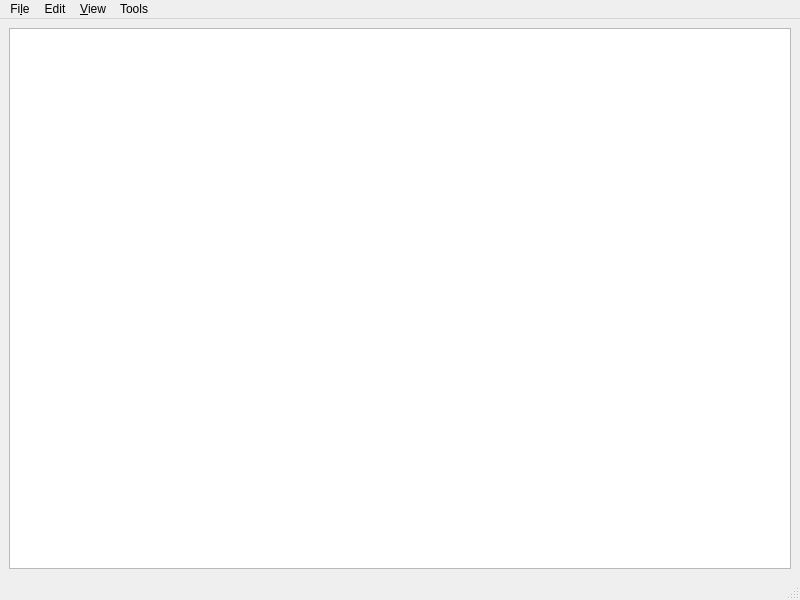
<?xml version="1.0" encoding="UTF-8"?>
<ui version="4.0">
 <class>MainWindow</class>
 <widget class="QMainWindow" name="MainWindow">
  <property name="geometry">
   <rect>
    <x>0</x>
    <y>0</y>
    <width>800</width>
    <height>600</height>
   </rect>
  </property>
  <property name="windowTitle">
   <string>PsychSim</string>
  </property>
  <property name="windowIcon">
   <iconset resource="psychsim.qrc">
    <normaloff>:/psychsim.gif</normaloff>:/psychsim.gif</iconset>
  </property>
  <property name="unifiedTitleAndToolBarOnMac">
   <bool>true</bool>
  </property>
  <widget class="QWidget" name="centralwidget">
   <property name="sizePolicy">
    <sizepolicy hsizetype="Preferred" vsizetype="Preferred">
     <horstretch>0</horstretch>
     <verstretch>0</verstretch>
    </sizepolicy>
   </property>
   <layout class="QHBoxLayout" name="horizontalLayout">
    <item>
     <widget class="QGraphicsView" name="graphicsView">
      <property name="sizePolicy">
       <sizepolicy hsizetype="Preferred" vsizetype="Preferred">
        <horstretch>0</horstretch>
        <verstretch>0</verstretch>
       </sizepolicy>
      </property>
      <property name="renderHints">
       <set>QPainter::Antialiasing|QPainter::TextAntialiasing</set>
      </property>
      <property name="dragMode">
       <enum>QGraphicsView::RubberBandDrag</enum>
      </property>
     </widget>
    </item>
   </layout>
  </widget>
  <widget class="QMenuBar" name="menubar">
   <property name="geometry">
    <rect>
     <x>0</x>
     <y>0</y>
     <width>800</width>
     <height>25</height>
    </rect>
   </property>
   <widget class="QMenu" name="menuFile">
    <property name="title">
     <string>Fi&amp;le</string>
    </property>
    <addaction name="actionNew"/>
    <addaction name="actionOpen"/>
    <addaction name="actionRecent_Files"/>
    <addaction name="separator"/>
    <addaction name="actionSave"/>
    <addaction name="actionSave_As"/>
    <addaction name="separator"/>
    <addaction name="actionClose"/>
    <addaction name="separator"/>
    <addaction name="actionQuit"/>
   </widget>
   <widget class="QMenu" name="menuEdit">
    <property name="title">
     <string>Edit</string>
    </property>
    <addaction name="actionUndo"/>
    <addaction name="actionRedo"/>
    <addaction name="separator"/>
    <addaction name="actionCut"/>
    <addaction name="actionCopy"/>
    <addaction name="actionPaste"/>
   </widget>
   <widget class="QMenu" name="menuView">
    <property name="title">
     <string>&amp;View</string>
    </property>
    <addaction name="actionAgent"/>
    <addaction name="actionLikelihood"/>
    <addaction name="actionMap"/>
    <addaction name="actionGround_Truth"/>
   </widget>
   <widget class="QMenu" name="menuTools">
    <property name="title">
     <string>Tools</string>
    </property>
    <addaction name="actionStep"/>
    <addaction name="actionScreenshot"/>
   </widget>
   <addaction name="menuFile"/>
   <addaction name="menuEdit"/>
   <addaction name="menuView"/>
   <addaction name="menuTools"/>
  </widget>
  <widget class="QStatusBar" name="statusbar"/>
  <action name="actionNew">
   <property name="enabled">
    <bool>false</bool>
   </property>
   <property name="text">
    <string>&amp;New</string>
   </property>
   <property name="shortcut">
    <string>Ctrl+N</string>
   </property>
  </action>
  <action name="actionOpen">
   <property name="text">
    <string>&amp;Open</string>
   </property>
   <property name="shortcut">
    <string>Ctrl+O</string>
   </property>
  </action>
  <action name="actionRecent_Files">
   <property name="enabled">
    <bool>false</bool>
   </property>
   <property name="text">
    <string>&amp;Recent Files</string>
   </property>
  </action>
  <action name="actionUndo">
   <property name="enabled">
    <bool>false</bool>
   </property>
   <property name="text">
    <string>&amp;Undo</string>
   </property>
   <property name="shortcut">
    <string>Ctrl+Z</string>
   </property>
  </action>
  <action name="actionRedo">
   <property name="enabled">
    <bool>false</bool>
   </property>
   <property name="text">
    <string>&amp;Redo</string>
   </property>
   <property name="shortcut">
    <string>Ctrl+Y</string>
   </property>
  </action>
  <action name="actionCut">
   <property name="enabled">
    <bool>false</bool>
   </property>
   <property name="text">
    <string>&amp;Cut</string>
   </property>
   <property name="shortcut">
    <string>Ctrl+X</string>
   </property>
  </action>
  <action name="actionCopy">
   <property name="enabled">
    <bool>false</bool>
   </property>
   <property name="text">
    <string>C&amp;opy</string>
   </property>
   <property name="shortcut">
    <string>Ctrl+C</string>
   </property>
  </action>
  <action name="actionPaste">
   <property name="enabled">
    <bool>false</bool>
   </property>
   <property name="text">
    <string>&amp;Paste</string>
   </property>
   <property name="shortcut">
    <string>Ctrl+V</string>
   </property>
  </action>
  <action name="actionSave">
   <property name="enabled">
    <bool>false</bool>
   </property>
   <property name="text">
    <string>&amp;Save</string>
   </property>
   <property name="shortcut">
    <string>Ctrl+S</string>
   </property>
  </action>
  <action name="actionSave_As">
   <property name="enabled">
    <bool>false</bool>
   </property>
   <property name="text">
    <string>Sa&amp;ve As</string>
   </property>
  </action>
  <action name="actionClose">
   <property name="enabled">
    <bool>false</bool>
   </property>
   <property name="text">
    <string>&amp;Close</string>
   </property>
   <property name="shortcut">
    <string>Ctrl+W</string>
   </property>
  </action>
  <action name="actionQuit">
   <property name="text">
    <string>&amp;Quit</string>
   </property>
   <property name="toolTip">
    <string>&amp;Quit</string>
   </property>
   <property name="shortcut">
    <string>Ctrl+Q</string>
   </property>
  </action>
  <action name="actionAgent">
   <property name="text">
    <string>&amp;Agent</string>
   </property>
   <property name="toolTip">
    <string>Color code nodes by agent correspondence</string>
   </property>
  </action>
  <action name="actionLikelihood">
   <property name="text">
    <string>&amp;Likelihood</string>
   </property>
   <property name="toolTip">
    <string>Color code nodes by relative likelihood</string>
   </property>
  </action>
  <action name="actionStep">
   <property name="text">
    <string>&amp;Step</string>
   </property>
  </action>
  <action name="actionMap">
   <property name="text">
    <string>&amp;Map</string>
   </property>
   <property name="toolTip">
    <string>Show map view of scenario</string>
   </property>
  </action>
  <action name="actionScreenshot">
   <property name="text">
    <string>S&amp;creenshot</string>
   </property>
  </action>
  <action name="actionGround_Truth">
   <property name="text">
    <string>Ground Truth</string>
   </property>
  </action>
 </widget>
 <resources>
  <include location="psychsim.qrc"/>
 </resources>
 <connections/>
</ui>
